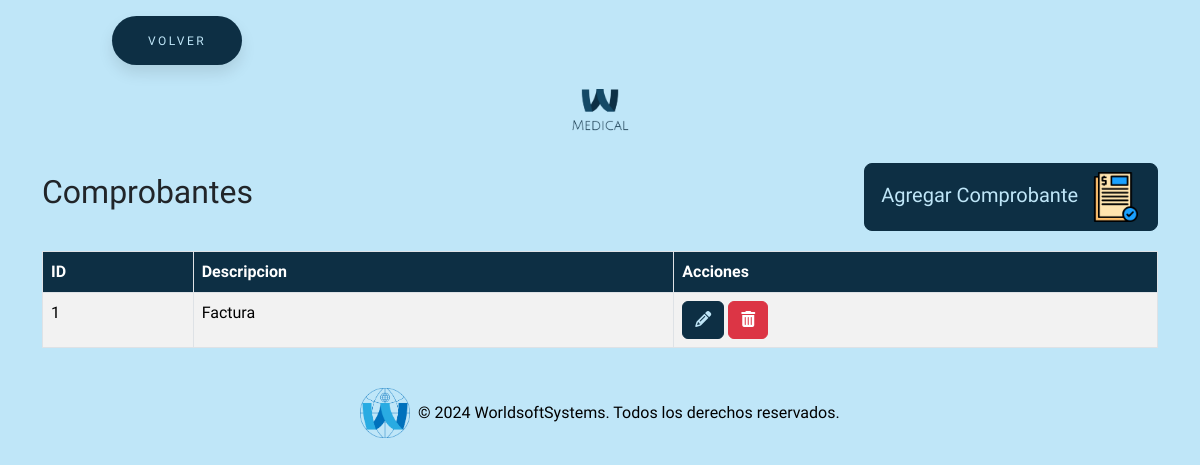
Before: /todosAjustes/comprobantes/comprobantes.php (signed in) with the older database file.
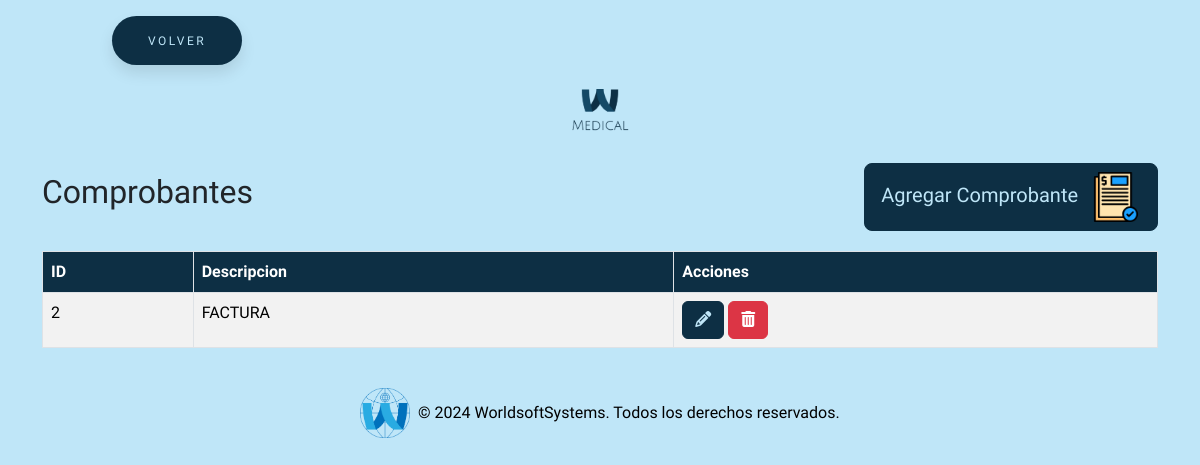
After: the same page with the newer database file.
### tables this page shows
CREATE TABLE `comprobantes` (
  `id` int(11) NOT NULL,
  `descripcion` varchar(255) NOT NULL
);

### todosAjustes/comprobantes/comprobantes.php (the view, shortened to what this page needs)
<?php
require_once "../../conexion.php";
$sql = "SELECT * FROM comprobantes";
$result = $conn->query($sql);
?>
<!DOCTYPE html>
<html lang="en">
<head>
    <link href="https://cdn.jsdelivr.net/npm/bootstrap@5.3.3/dist/css/bootstrap.min.css" rel="stylesheet"
>
    <link rel="stylesheet" href="https://cdnjs.cloudflare.com/ajax/libs/font-awesome/6.5.2/css/all.min.css"
 />
    <link rel="stylesheet" href="../../estilos/styleBotones.css">
    <link rel="stylesheet" href="../../estilos/styleGeneral.css">
</head>
<body>
    <button class="button" style="vertical-align:middle; margin-left:7rem"
        onclick="window.location.href = '../../seccionAjustes/ajustes.php';">
        <span>VOLVER</span>
    </button>
    <div class="text-center my-4">
        <img src="../../img/logo.png" alt="Logo MEDICAL" class="img-fluid" style="max-width: 120px;">
    </div>
    <div class="container">
        <div class="title-container">
            <h2>Comprobantes</h2>
            <button type="button" class="btn btn-custom btn-lg" data-bs-toggle="modal"
                data-bs-target="#agregarComprobanteModal">
                Agregar Comprobante <img src="../../img/comprobante.png" alt="Icono agregar comprobantes"
                    style="width: 50px; height: 50px; margin-left: 8px;">
            </button>
        </div>
        <table class="table table-striped table-bordered">
            <thead class="table-custom">
                <tr>
                    <th>ID</th>
                    <th>Descripcion</th>
                    <th>Acciones</th>
                </tr>
            </thead>
            <tbody>
                <?php if ($result->num_rows > 0): ?>
                    <?php while ($row = $result->fetch_assoc()): ?>
                        <tr>
                            <td><?= $row["id"] ?></td>
                            <td><?= $row["descripcion"] ?></td>
                            <td>
                                <button class="btn btn-custom-editar" onclick='editarComprobante(<?= json_encode($row) ?>)'><i
                                        class="fas fa-pencil-alt"></i></button>
                                <a href="?eliminar=<?= $row['id'] ?>" class="btn btn-danger"
                                    onclick="return confirm('¿Estás seguro de que deseas eliminar esta Comprobante?');"><i
                                        class="fas fa-trash-alt"></i></a>
                            </td>
                        </tr>
                    <?php endwhile; ?>
                <?php else: ?>
                    <tr>
                        <td colspan="4">No se encontraron resultados</td>
                    </tr>
                <?php endif; ?>
            </tbody>
        </table>
    </div>
    <footer class="bg-dark text-white text-center py-4 mt-auto">
        <div class="container">
            <div class="row justify-content-center">
                <div class="col-md-12 footer-logo-text">
                    <img src="../../img/logoWSS.png" alt="Logo" class="img-fluid" style="max-height: 50px;">
                    <p class="mb-0">&copy; 2024 WorldsoftSystems. Todos los derechos reservados.</p>
                </div>
            </div>
        </div>
    </footer>
</body>
</html>

### estilos/styleBotones.css (style rules this page uses)
:root { --primary-color: #0d2f44; }
body, html { background-color: #bfe6f8 !important; font-family: 'Cabin Condensed', sans-serif !important; }
.title-container { display: flex; align-items: center; justify-content: space-between; margin-bottom: 20px; }
.btn-custom { background-color: var(--primary-color) !important; border-color: var(--primary-color) !important; color: #bfe6f8 !important; transition: all 0.3s ease; }
.btn-custom-editar { background-color: var(--primary-color) !important; border-color: var(--primary-color) !important; color: #bfe6f8 !important; transition: all 0.3s ease; }
.button { padding: 1.3em 3em; font-size: 12px; text-transform: uppercase; letter-spacing: 2.5px; font-weight: 500; color: #bfe6f8; background-color: var(--primary-color) !important; border-color: var(--primary-color) !important; border: none; border-radius: 45px; box-shadow: 0px 8px 15px rgba(0, 0, 0, 0.1); transition: all 0.3s ease 0s; cursor: pointer; outline: none; margin-top: 1rem; }

### estilos/styleGeneral.css (style rules this page uses)
:root { --primary-color: #0d2f44; }
body, html { background-color: #bfe6f8 !important; font-family: 'Cabin Condensed', sans-serif !important; }
a { text-decoration: none !important; }
.table-custom th { background-color: var(--primary-color) !important; color: white !important; }
.footer-logo-text { display: flex; align-items: center; justify-content: center; color: #000; }
footer.bg-dark { background-color: transparent !important; padding-top: 10rem; }
.footer-logo-text img { margin-right: 0.5rem; }

Changed rows visible on the page:
removed comprobantes: id "1", descripcion "Factura"
added comprobantes: id "2", descripcion "FACTURA"
